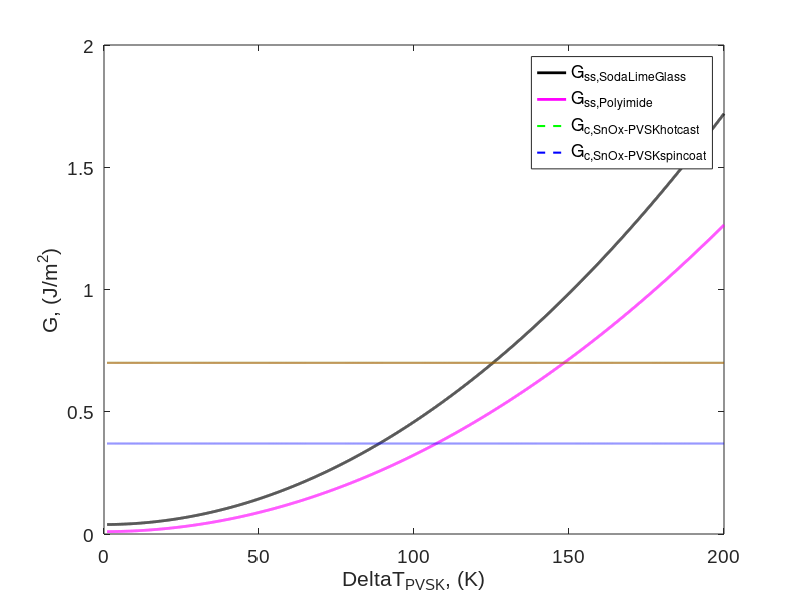

MATLAB code for this plot: (Note: this script raises an error after producing the figure.)
clear all;

% Define poisson's ratios, CTE, Modulus, Gc, for all the layers.
v_SodaLimeGlass = 0.23;
v_Polyimide = 0.35;
v_ITO = 0.35;
v_SnOx = 0.33;
v_PVSK = 0.31;
v_Spiro = 0.36;
v_Au_evap = 0.421;
v_Au_screen = 0.33;

% Coefficient of thermal expansions for the materials.
a_SodaLimeGlass = 9.00E-6;
a_Polyimide = 2.00E-5;
a_ITO = 5.81E-6;
a_SnOx = 3.75E-6;
a_PVSK = 8.98E-5;
a_Spiro = 5.00E-5;
a_Au_evap = 1.36E-5;
a_Au_screen = 1.90E-5;

% Define the Elastic moduli of all the layers including Silver screen
% printed and evaporated Ag.
E_SodaLimeGlass = 6.90E10/(1-v_SodaLimeGlass); % not used in the code
E_Polyimide = 7.50E9/(1-v_Polyimide); % not used in the code
E_ITO = 1.14E11/(1-v_ITO);
E_SnOx = 8.80E10/(1-v_SnOx);
E_PVSK = 1.11E10/(1-v_PVSK);
E_Spiro = 1.50E10/(1-v_Spiro);
E_Au_evap = 8.20E10/(1-v_Au_evap);
E_Au_screen = 9.00E9/(1-v_Au_screen);

% Define curvature, "b", and radius of curvature
k = 50E-9;
B = 2e-2;
R = 1/k;

% Define the thicknesses in each layer.
h_Au_evap = 150E-9;
h_Au_screen = 1000E-9;
h_Spiro = 180E-9;
h_PVSK = 400E-9;
h_SnOx = 50E-9;
h_ITO = 200E-9;

% Gc's for all the layers in n-i-p
Gc_ITO = 5;
Gc_SnOx = 0.7;
Gc_PVSKRSPP = 4.4;
Gc_PVSKhotcast = 0.92;
Gc_PVSKspincoat = 0.37;
Gc_Spiro = 0.45;
Gc_Au_evap = 1.2;
Gc_Au_screen = 2;

% Calculate the Gc for each interface (take the minimum of the bulk Gc of
% the layers that compose of the interface)
Gc_ITOSnOx = min(Gc_ITO, Gc_SnOx);
Gc_SnOxPVSKRSPP = min(Gc_SnOx, Gc_PVSKRSPP);
Gc_SnOxPVSKhotcast = min(Gc_SnOx, Gc_PVSKhotcast);
Gc_SnOxPVSKspincoat = min(Gc_SnOx, Gc_PVSKspincoat);

% Define the "default" temperatures felt by the layers during processing
delta_T_ITO_default = 325;
delta_T_SnOx_default = 155;
delta_T_PVSK_spin_default = 75;
delta_T_PVSK_hotcast_default = 85;
delta_T_PVSK_RSPP_default = 110;
delta_T_Spiro_default = 50;
delta_T_Au_evap_default = 50;
delta_T_Au_screen_default = 125;

%% Section 1: Vary delta_T for PVSK, on SodaLimeGlass & Polyimide substr.
% Varying PVSK processing T would impact ITO-SnOx & SnOx-PVSK interfaces
% Calculation of Gss with varying PVSK processing temperatures

%%% PVSK processing temperature variation
delta_T_PVSK = linspace(1, 200, 10000);

% First, let's compute the G_ss for the PVSK-SnOx interface for Glass subs.
% Calculate stresses induced by thermal expansion for Soda Lime Glass.
% Notice that both the ITO and the SnOx are in compression.
% So, no ITO-SnOx delaminatino will occur
sigma_ITO_SodaLimeGlass = (a_ITO - a_SodaLimeGlass)*delta_T_ITO_default*E_ITO;
sigma_SnOx_SodaLimeGlass = (a_SnOx - a_SodaLimeGlass)*delta_T_SnOx_default*E_SnOx;

sigma_PVSK_SodaLimeGlass = (a_PVSK - a_SodaLimeGlass).*delta_T_PVSK.*E_PVSK;

sigma_Spiro_SodaLimeGlass = (a_Spiro - a_SodaLimeGlass)*delta_T_Spiro_default*E_Spiro;
sigma_Au_evap_SodaLimeGlass = (a_Au_evap - a_SodaLimeGlass)*delta_T_Au_evap_default*E_Au_evap;
sigma_Au_screen_SodaLimeGlass = (a_Au_screen - a_SodaLimeGlass)*delta_T_Au_screen_default*E_Au_screen;

h_summation = h_Au_screen + h_Spiro + h_PVSK;
P = (k*B/(6*h_summation))*(E_Au_screen*h_Au_screen^3 + E_Spiro*h_Spiro^3 + E_PVSK*h_PVSK^3);
G_SnOxPVSK_SodaLimeGlass = sigma_Au_screen_SodaLimeGlass^2*h_Au_screen/E_Au_screen + ...
    sigma_Spiro_SodaLimeGlass^2*h_Spiro/E_Spiro + sigma_PVSK_SodaLimeGlass.^2*h_PVSK./E_PVSK...
    - (P^2/(B^2*E_Au_screen*h_Au_screen) + E_Au_screen*h_Au_screen^3*k^2/12) ...
    - (P^2/(B^2*E_Spiro*h_Spiro) + E_Spiro*h_Spiro^3*k^2/12) ...
    - (P^2/(B^2*E_PVSK*h_PVSK) + E_PVSK*h_PVSK^3*k^2/12);


% Second, let's compute the G_ss for the PVSK-SnOx interface for polyimide
% Calculate stresses induced by thermal expansion for polyimide
% Notice that both the ITO and the SnOx are in compression.
% So, no ITO-SnOx delaminatino will occur
sigma_ITO_Polyimide = (a_ITO - a_Polyimide)*delta_T_ITO_default*E_ITO;
sigma_SnOx_Polyimide = (a_SnOx - a_Polyimide)*delta_T_SnOx_default*E_SnOx;

sigma_PVSK_Polyimide = (a_PVSK - a_Polyimide).*delta_T_PVSK.*E_PVSK;

sigma_Spiro_Polyimide = (a_Spiro - a_Polyimide)*delta_T_Spiro_default*E_Spiro;
sigma_Au_evap_Polyimide = (a_Au_evap - a_Polyimide)*delta_T_Au_evap_default*E_Au_evap;
sigma_Au_screen_Polyimide = (a_Au_screen - a_Polyimide)*delta_T_Au_screen_default*E_Au_screen;

h_summation = h_Au_screen + h_Spiro + h_PVSK;
P = (k*B/(6*h_summation))*(E_Au_screen*h_Au_screen^3 + E_Spiro*h_Spiro^3 + E_PVSK*h_PVSK^3);
G_SnOxPVSK_Polyimide = sigma_Au_screen_Polyimide^2*h_Au_screen/E_Au_screen + ...
    sigma_Spiro_Polyimide^2*h_Spiro/E_Spiro + sigma_PVSK_Polyimide.^2*h_PVSK./E_PVSK...
    - (P^2/(B^2*E_Au_screen*h_Au_screen) + E_Au_screen*h_Au_screen^3*k^2/12) ...
    - (P^2/(B^2*E_Spiro*h_Spiro) + E_Spiro*h_Spiro^3*k^2/12) ...
    - (P^2/(B^2*E_PVSK*h_PVSK) + E_PVSK*h_PVSK^3*k^2/12);

figure; hold on
plot(delta_T_PVSK, G_SnOxPVSK_SodaLimeGlass, 'k', "LineWidth", 2);
plot(delta_T_PVSK, G_SnOxPVSK_Polyimide, 'm', "LineWidth", 2);
plot(delta_T_PVSK, Gc_SnOxPVSKhotcast.*ones(1,length(delta_T_PVSK)), '--g', "LineWidth", 1.5);
plot(delta_T_PVSK, Gc_SnOxPVSKspincoat.*ones(1,length(delta_T_PVSK)), '--b', "LineWidth", 1.5);
plot(delta_T_PVSK, Gc_SnOxPVSKRSPP.*ones(1,length(delta_T_PVSK)), '--r', "LineWidth", 1.5);
legend("G_{ss,SodaLimeGlass}", "G_{ss,Polyimide}", "G_{c,SnOx-PVSKhotcast}", "G_{c,SnOx-PVSKspincoat}")
    % "G_{c,SnOx-PVSKRSPP}", )
ylabel("G, (J/m^2)");
xlabel("{\Delta}T_{PVSK}, (K)");
box on;
set(gca, 'FontSize', 14, 'FontName', 'Arial');

%% Section 2: Computing the delta_T_PVSK,max for SnOx-PVSK delamination
syms delta_T_PVSK

% Compute driving force for SnOx-PVSK delamination for SLG substrate
sigma_ITO_SodaLimeGlass = (a_ITO - a_SodaLimeGlass)*delta_T_ITO_default*E_ITO;
sigma_SnOx_SodaLimeGlass = (a_SnOx - a_SodaLimeGlass)*delta_T_SnOx_default*E_SnOx;

sigma_PVSK_SodaLimeGlass = (a_PVSK - a_SodaLimeGlass).*delta_T_PVSK.*E_PVSK;

sigma_Spiro_SodaLimeGlass = (a_Spiro - a_SodaLimeGlass)*delta_T_Spiro_default*E_Spiro;
sigma_Au_evap_SodaLimeGlass = (a_Au_evap - a_SodaLimeGlass)*delta_T_Au_evap_default*E_Au_evap;
sigma_Au_screen_SodaLimeGlass = (a_Au_screen - a_SodaLimeGlass)*delta_T_Au_screen_default*E_Au_screen;

h_summation = h_Au_screen + h_Spiro + h_PVSK;
P = (k*B/(6*h_summation))*(E_Au_screen*h_Au_screen^3 + E_Spiro*h_Spiro^3 + E_PVSK*h_PVSK^3);
G_SnOxPVSK_SodaLimeGlass = sigma_Au_screen_SodaLimeGlass^2*h_Au_screen/E_Au_screen + ...
    sigma_Spiro_SodaLimeGlass^2*h_Spiro/E_Spiro + sigma_PVSK_SodaLimeGlass.^2*h_PVSK./E_PVSK...
    - (P^2/(B^2*E_Au_screen*h_Au_screen) + E_Au_screen*h_Au_screen^3*k^2/12) ...
    - (P^2/(B^2*E_Spiro*h_Spiro) + E_Spiro*h_Spiro^3*k^2/12) ...
    - (P^2/(B^2*E_PVSK*h_PVSK) + E_PVSK*h_PVSK^3*k^2/12);


% Compute driving force for SnOx-PVSK delamination for polyimide substrate
sigma_ITO_Polyimide = (a_ITO - a_Polyimide)*delta_T_ITO_default*E_ITO;
sigma_SnOx_Polyimide = (a_SnOx - a_Polyimide)*delta_T_SnOx_default*E_SnOx;

sigma_PVSK_Polyimide = (a_PVSK - a_Polyimide).*delta_T_PVSK.*E_PVSK;

sigma_Spiro_Polyimide = (a_Spiro - a_Polyimide)*delta_T_Spiro_default*E_Spiro;
sigma_Au_evap_Polyimide = (a_Au_evap - a_Polyimide)*delta_T_Au_evap_default*E_Au_evap;
sigma_Au_screen_Polyimide = (a_Au_screen - a_Polyimide)*delta_T_Au_screen_default*E_Au_screen;

h_summation = h_Au_screen + h_Spiro + h_PVSK;
P = (k*B/(6*h_summation))*(E_Au_screen*h_Au_screen^3 + E_Spiro*h_Spiro^3 + E_PVSK*h_PVSK^3);
G_SnOxPVSK_Polyimide = sigma_Au_screen_Polyimide^2*h_Au_screen/E_Au_screen + ...
    sigma_Spiro_Polyimide^2*h_Spiro/E_Spiro + sigma_PVSK_Polyimide.^2*h_PVSK./E_PVSK...
    - (P^2/(B^2*E_Au_screen*h_Au_screen) + E_Au_screen*h_Au_screen^3*k^2/12) ...
    - (P^2/(B^2*E_Spiro*h_Spiro) + E_Spiro*h_Spiro^3*k^2/12) ...
    - (P^2/(B^2*E_PVSK*h_PVSK) + E_PVSK*h_PVSK^3*k^2/12);


% Solve for the processing temperature at which debonding would occur
delta_T_PVSKRSPP_SodaLimeGlass = vpasolve(G_SnOxPVSK_SodaLimeGlass == Gc_SnOxPVSKRSPP, delta_T_PVSK, [0,inf]);
delta_T_PVSKRSPP_SodaLimeGlass = double(delta_T_PVSKRSPP_SodaLimeGlass);

delta_T_PVSKhotcast_SodaLimeGlass = vpasolve(G_SnOxPVSK_SodaLimeGlass == Gc_SnOxPVSKhotcast, delta_T_PVSK, [0,inf]);
delta_T_PVSKhotcast_SodaLimeGlass = double(delta_T_PVSKhotcast_SodaLimeGlass);

delta_T_PVSKspincoat_SodaLimeGlass = vpasolve(G_SnOxPVSK_SodaLimeGlass == Gc_SnOxPVSKspincoat, delta_T_PVSK, [0,inf]);
delta_T_PVSKspincoat_SodaLimeGlass = double(delta_T_PVSKspincoat_SodaLimeGlass);

delta_T_PVSKRSPP_Polyimide = vpasolve(G_SnOxPVSK_Polyimide == Gc_SnOxPVSKRSPP, delta_T_PVSK, [0,inf]);
delta_T_PVSKRSPP_Polyimide = double(delta_T_PVSKRSPP_Polyimide);

delta_T_PVSKhotcast_Polyimide = vpasolve(G_SnOxPVSK_Polyimide == Gc_SnOxPVSKhotcast, delta_T_PVSK, [0,inf]);
delta_T_PVSKhotcast_Polyimide = double(delta_T_PVSKhotcast_Polyimide);

delta_T_PVSKspincoat_Polyimide = vpasolve(G_SnOxPVSK_Polyimide == Gc_SnOxPVSKspincoat, delta_T_PVSK, [0,inf]);
delta_T_PVSKspincoat_Polyimide = double(delta_T_PVSKspincoat_Polyimide);

T_ambient = 25;

figure; hold on
ylim([0 250]);
x = [delta_T_PVSKRSPP_SodaLimeGlass+T_ambient delta_T_PVSKhotcast_SodaLimeGlass+T_ambient ...
    delta_T_PVSKspincoat_SodaLimeGlass+T_ambient delta_T_PVSKRSPP_Polyimide+T_ambient ...
    delta_T_PVSKhotcast_Polyimide+T_ambient delta_T_PVSKspincoat_Polyimide+T_ambient];
b = bar(x, 'FaceColor', 'flat');
text(1:length(x),x,num2str(x'),'vert','bottom','horiz','center'); 
b.CData(1,:) = [0.8500 0.3250 0.0980];
b.CData(2,:) = [0.8500 0.3250 0.0980];
b.CData(3,:) = [0.8500 0.3250 0.0980];
b.CData(4,:) = [0.9290 0.6940 0.1250];
b.CData(5,:) = [0.9290 0.6940 0.1250];
b.CData(6,:) = [0.9290 0.6940 0.1250];
xt = get(gca, 'XTick');
set(gca, 'XTick', xt(2:7), 'XTickLabel', {'RSPP', 'HotCast', 'SpinCoat', 'RSPP', 'HotCast', 'SpinCoat'});
ylabel('T_{PVSK,max}')
box on;
set(gca, 'FontSize', 12, 'FontName', 'Arial');
title("Max Processing T_{PVSK}, PVSK-SnOx Debond, NIP", 'FontWeight','Normal');

% Make the legend by using some manipulation
bh(1) = bar(nan,nan, 'FaceColor', "#D95319");
bh(2) = bar(nan,nan, 'FaceColor', "#EDB120");
legend(bh, ["SodaLimeGlass", "Polyimide"]);

delta_Tm_PVSK = 175;
xlim=get(gca,'xlim');
plot(xlim, [delta_Tm_PVSK+T_ambient delta_Tm_PVSK+T_ambient], "LineWidth", 1.5, 'Color', "k", ...
    "LineStyle", "--", "DisplayName", "T_{decomp,PVSK}");
ylim([0,250]);

